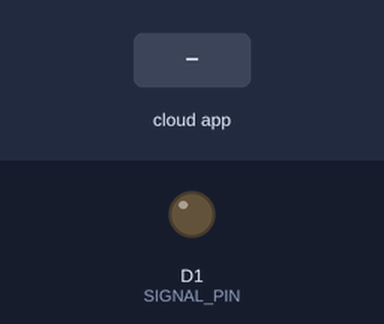
Recording of a sketch running on a simulated ESP8266 (NodeMCU). Shown: output pins drawn as LEDs (lit = HIGH). The inputs (shaded band) are chosen by the test bench. WiFi joins after 1.5 s; servers stay silent unless stated; no MQTT or app messages arrive unless stated; what the sketch prints to the serial monitor is not drawn.

Above: at 3.2 s.
3.3 s: the phone or cloud app sets ac_control to ON
4.8 s: the phone or cloud app sets ac_control to ON
At 6.2 s:
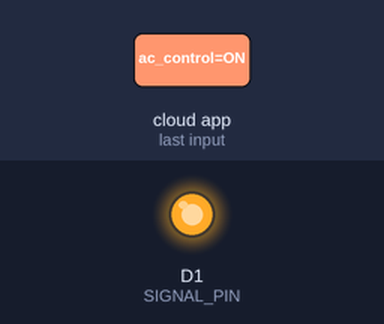
Timing chart, 0 to 7.8 s (numbered marks = the images above; inputs shaded):
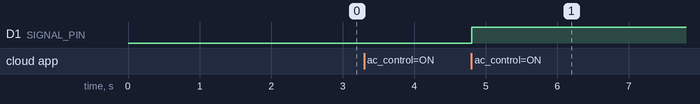

Measured:
- after the input at 3.3 s, every drawn part: stays the same
- after the input at 4.8 s, D1 (SIGNAL_PIN): LOW → HIGH at once

The sketch:

esp8266_code.ino
```cpp
#include <ESP8266WiFi.h>
#include "Adafruit_MQTT.h"
#include "Adafruit_MQTT_Client.h"

// WiFi Credentials
const char* ssid = "wifi_name";
const char* password = "wifi_password";

// Adafruit IO Credentials
#define AIO_SERVER "io.adafruit.com"
#define AIO_USERNAME "JDR08 your adafruit io username"
#define AIO_KEY "aio key present in dashboard"

// MQTT Setup
WiFiClient client;
Adafruit_MQTT_Client mqtt(&client, AIO_SERVER, 1883, AIO_USERNAME, AIO_KEY);
Adafruit_MQTT_Subscribe ac_control = Adafruit_MQTT_Subscribe(&mqtt, AIO_USERNAME "/feeds/ac_control");

// GPIO Pin for Signal Output
#define SIGNAL_PIN D1 // Use D1 (GPIO5) for output signal

// Counter for ON Commands
int commandCounter = 0;

void setup() {
    pinMode(SIGNAL_PIN, OUTPUT); // Set SIGNAL_PIN as output
    digitalWrite(SIGNAL_PIN, LOW); // Initialize as LOW (OFF)

    Serial.begin(115200);
    WiFi.begin(ssid, password);
    Serial.print("Connecting to WiFi");

    while (WiFi.status() != WL_CONNECTED) {
        delay(1000);
        Serial.print(".");
    }

    Serial.println("\nConnected to WiFi!");
    mqtt.subscribe(&ac_control);
}

void loop() {
    MQTT_connect();

    Adafruit_MQTT_Subscribe *subscription;
    while ((subscription = mqtt.readSubscription(5000))) {
        if (subscription == &ac_control) {
            String command = (char *)ac_control.lastread;
            Serial.println("Command Received: " + command);

            if (command == "ON") {
                commandCounter++; // Increment command counter
                if (commandCounter % 2 == 0) {
                    Serial.println("Turning GPIO HIGH (ON) - Even count");
                    digitalWrite(SIGNAL_PIN, HIGH); // Turn GPIO ON for even count
                } else {
                    Serial.println("Turning GPIO LOW (OFF) - Odd count");
                    digitalWrite(SIGNAL_PIN, LOW); // Turn GPIO OFF for odd count
                }
            }
        }
    }
}

// Function to reconnect MQTT if disconnected
void MQTT_connect() {
    int8_t ret;
    if (mqtt.connected()) return;

    Serial.print("Connecting to MQTT...");
    while ((ret = mqtt.connect()) != 0) {
        Serial.println(mqtt.connectErrorString(ret));
        delay(5000);
    }
    Serial.println("Connected to MQTT!");
}
```
